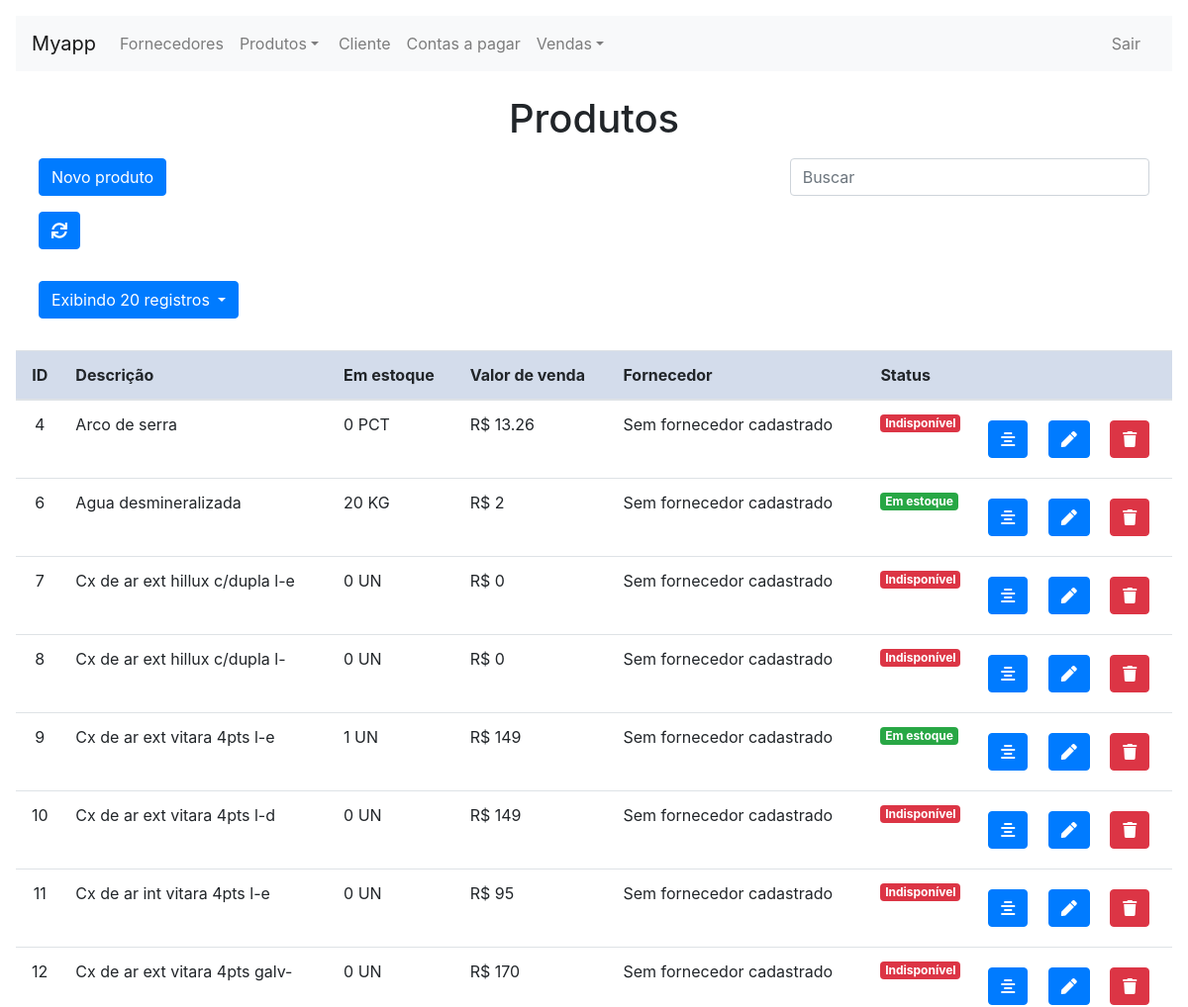
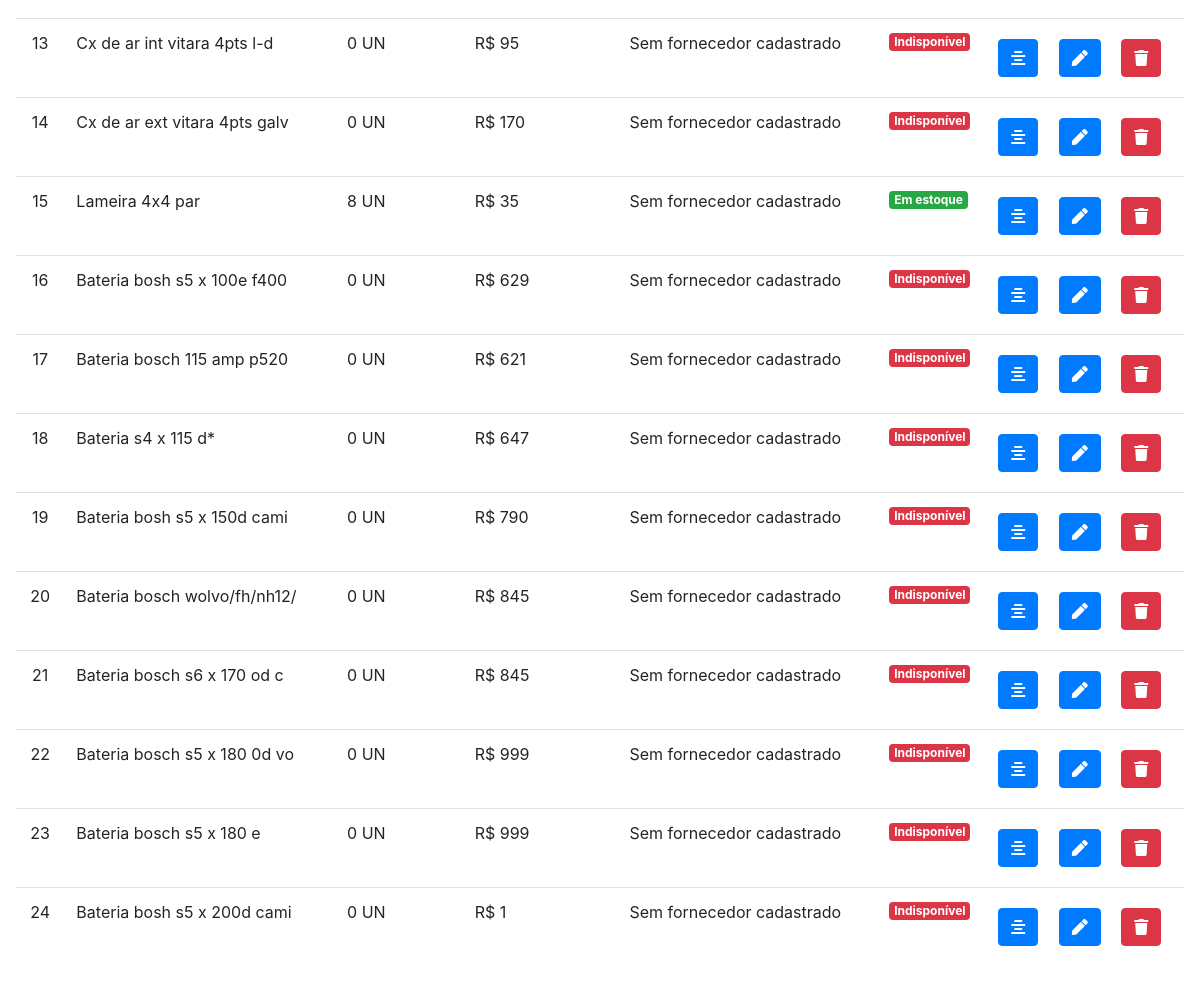
The page /product.php on the database its author committed (2 pictures, top to bottom).
### tables this page shows
CREATE TABLE `product` (
  `ID` int(11) NOT NULL,
  `DESCRIPTION` text NOT NULL,
  `QUANTITY` varchar(255) NOT NULL,
  `LOW_STOCK` varchar(255) NOT NULL,
  `FK_ID_UNITY` int(11) NOT NULL,
  `MEASURE` varchar(255) NOT NULL,
  `COST` varchar(255) NOT NULL,
  `SALE_VALUE` varchar(255) DEFAULT NULL,
  `ON_DEMAND` tinyint(1) NOT NULL,
  `FK_ID_PROVIDER` int(11) NOT NULL,
  `OBSERVATION` text DEFAULT NULL,
  `CREATED_BY` int(11) NOT NULL,
  `CREATED_ON` datetime NOT NULL DEFAULT current_timestamp(),
  `MODIFIED_BY` int(11) DEFAULT NULL,
  `MODIFIED_ON` datetime DEFAULT NULL
);

CREATE TABLE `unity` (
  `ID` int(11) NOT NULL,
  `NAME` varchar(255) NOT NULL,
  `ABREVIATION` varchar(255) NOT NULL,
  `ACTIVE` int(11) NOT NULL,
  `CREATED_BY` int(11) NOT NULL,
  `CREATED_ON` datetime NOT NULL DEFAULT current_timestamp(),
  `MODIFIED_BY` int(11) DEFAULT NULL,
  `MODIFIED_ON` datetime DEFAULT NULL
);

CREATE TABLE `provider` (
  `ID` int(11) NOT NULL,
  `TYPE` varchar(25) NOT NULL,
  `NAME` varchar(255) NOT NULL,
  `PHONE` varchar(255) NOT NULL,
  `MAIL` varchar(255) DEFAULT NULL,
  `CPF_CNPJ` varchar(255) NOT NULL,
  `ZIPCODE` varchar(8) NOT NULL,
  `STREET` varchar(255) NOT NULL,
  `NUMBER` int(11) NOT NULL,
  `NEIGHBORHOOD` varchar(255) NOT NULL,
  `CITY_STATE` varchar(255) NOT NULL,
  `ACTIVE` int(11) NOT NULL,
  `CREATED_BY` int(11) NOT NULL,
  `CREATED_ON` datetime NOT NULL DEFAULT current_timestamp(),
  `MODIFIED_BY` int(11) DEFAULT NULL,
  `MODIFIED_ON` datetime DEFAULT NULL
);

### assist/classes/mProduct.php (called while the page is built, shortened)
<?php
class mProduct extends mConnection {
    public function getProducts($limit = 20) {
        if($limit == 0){
            $sql_limit = "";
        } else {
            $sql_limit = " LIMIT " . $limit;
        }
        $sql = "SELECT * FROM PRODUCT" . $sql_limit;
        $con = $this->Connect();
        $stmt = $con->query($sql);
        return $stmt->fetchAll(PDO::FETCH_ASSOC);
    }
    public function getProviderName($ID) {
        $sql = "SELECT NAME FROM PROVIDER WHERE ID = :ID";
        $con = $this->Connect();
        $stmt = $con->prepare($sql);
        $stmt->bindParam(":ID", $ID, PDO::PARAM_INT);
        $stmt->execute();
        return $stmt->fetch(PDO::FETCH_ASSOC)['NAME'] ?? 'Fornecedor não encontrado';
    }
    public function getAbrevMeasure($ID) {
        $sql = "SELECT ABREVIATION FROM UNITY WHERE ID = :ID";
        $con = $this->Connect();
        $stmt = $con->prepare($sql);
        $stmt->bindParam(":ID", $ID, PDO::PARAM_INT);
        $stmt->execute();
        return $stmt->fetch(PDO::FETCH_ASSOC)['ABREVIATION'];
    }
}

### product.php (the view, shortened to what this page needs)
<?php
require_once('assist/classes/mProduct.php');
$mProduct = new mProduct();
if(isset($_POST['limitSelect'])){
    $limit = $_POST['limitSelect'];
    if($limit == 0){
        $_SESSION['limitSelected'] = "todos os";
    } else{
        $_SESSION['limitSelected'] = $limit;
    }
    $products = $mProduct->getProducts($limit);
} else{
    $products = $mProduct->getProducts();
}
?>
<!DOCTYPE html>
<html lang="pt-br">
    <head>
        <?php require_once('components/script.php'); ?>
        <link rel="stylesheet" href="css/button.css"/>
    </head>
    <body>
        <?php require_once('./components/navbar.php'); ?>
        <br>
    <center><h1>Produtos</h1></center>
    <div class="form-group input-group col-md-12">
        <div class="col-md-2">
            <div class="row">
                <button type="button" class="btn btn-primary btn-row" data-toggle="modal" data-target="#newProduct">
                    Novo produto
                </button>
                <form action="product.php" method="post">
                    <button type="submit" class="btn btn-primary btn-row" name="refreshProductList">
                        <i class="fas fa-sync"></i>
                    </button>
                </form>
            </div>
        </div>
        <div class="col-md-6"></div>
        <div class="col-md-4">
            <div class="row">
                <input name="consulta" id="txt_consulta" placeholder="Buscar" type="text" class="form-control input-row">
            </div>
        </div>
    </div>
    <div class="col-md-12">
        <div class="col-md-3" id="limit-dropdown-button">
            <div class="row">
                <div class="dropdown">
                    <button class="btn btn-primary dropdown-toggle btn-row" type="button" id="limitSelect" data-toggle="dropdown" aria-haspopup="true" aria-expanded="false">
                        Exibindo <?= $_SESSION['limitSelected'] ?> registros
                    </button>
                </div>
            </div>
        </div>
    </div>
    <br>
    <table id="tabela" class="table table-hover table-responsive-xl">
        <thead>
            <tr>
                <th scope="col"><center>ID</center></th>
    <th scope="col">Descrição</th>
    <th scope="col">Em estoque</th>
    <th scope="col">Valor de venda</th>
    <th scope="col">Fornecedor</th>
    <th scope="col">Status</th>
    <th scope="col"></th>
</tr>
</thead>
<tbody>
    <?php foreach ($products as $p) { ?>
        <tr>
            <td><center><?= $p['ID'] ?></center></td>
    <td><?= $p['DESCRIPTION'] ?></td>
    <td><?= $p['QUANTITY'] . ' ' . $mProduct->getAbrevMeasure($p['FK_ID_UNITY']) ?> </td>
    <td>R$ <?= $p['SALE_VALUE'] ?></td>
    <td><?= $mProduct->getProviderName($p['FK_ID_PROVIDER']) ?></td>
    <?php if ($p['QUANTITY'] > $p['LOW_STOCK']) { ?>
        <td><h6><span class="badge badge-success">Em estoque</span></h6></td>
    <?php } else if ($p['QUANTITY'] <= $p['LOW_STOCK'] && $p['QUANTITY'] != 0) { ?>
        <td><h6><span class="badge badge-warning">Estoque baixo</span></h6></td>
    <?php } else if ($p['QUANTITY'] <= 0) { ?>
        <td><h6><span class="badge badge-danger">Indisponível</span></h6></td>
    <?php } ?>
    <td>
        <div class="row">
            <div>
                <button type="button" class="btn btn-primary btn-row" data-toggle="modal" data-target="#infoProduct" title="Detalhes do produto" onclick="productInfo(<?= $p['ID'] ?>)" >
                    <i class="fas fa-align-center"></i>
                </button>
                <button type="button" class="btn btn-primary btn-row" data-toggle="modal" data-target="#editProduct" title="Editar produto" onclick="productEdit(<?= $p['ID'] ?>)" >
                    <i class="fas fa-pen"></i>
                </button>
                <button type="button" class="btn btn-danger btn-row" data-toggle="modal" data-target="#deleteProduct" title="Excluir produto" onclick="productDelete(<?= $p['ID'] ?>)">
                    <i class="fas fa-trash"></i>
                </button>
            </div>
        </div>
    </td>
    </tr>
<?php } ?>
</tbody>
</table>
</body>
</html>

### css/body.css (style rules this page uses)
body { margin: 16px }

### css/input.css (style rules this page uses)
.input-row { margin: 8px; }

### css/button.css (style rules this page uses)
.btn-row { margin: 8px; }

### rows shown on the page
product: ID "4", DESCRIPTION "Arco de serra", QUANTITY "0", FK_ID_UNITY.ABREVIATION "PCT", SALE_VALUE "13.26", FK_ID_PROVIDER.NAME "Sem fornecedor cadastrado", LOW_STOCK "Indisponível"
product: ID "6", DESCRIPTION "Agua desmineralizada", QUANTITY "20", FK_ID_UNITY.ABREVIATION "KG", SALE_VALUE "2", FK_ID_PROVIDER.NAME "Sem fornecedor cadastrado", LOW_STOCK "Em estoque"
product: ID "7", DESCRIPTION "Cx de ar ext hillux c/dupla l-e", QUANTITY "0", FK_ID_UNITY.ABREVIATION "UN", SALE_VALUE "0", FK_ID_PROVIDER.NAME "Sem fornecedor cadastrado", LOW_STOCK "Indisponível"
product: ID "8", DESCRIPTION "Cx de ar ext hillux c/dupla l-", QUANTITY "0", FK_ID_UNITY.ABREVIATION "UN", SALE_VALUE "0", FK_ID_PROVIDER.NAME "Sem fornecedor cadastrado", LOW_STOCK "Indisponível"
product: ID "9", DESCRIPTION "Cx de ar ext vitara 4pts l-e", QUANTITY "1", FK_ID_UNITY.ABREVIATION "UN", SALE_VALUE "149", FK_ID_PROVIDER.NAME "Sem fornecedor cadastrado", LOW_STOCK "Em estoque"
product: ID "10", DESCRIPTION "Cx de ar ext vitara 4pts l-d", QUANTITY "0", FK_ID_UNITY.ABREVIATION "UN", SALE_VALUE "149", FK_ID_PROVIDER.NAME "Sem fornecedor cadastrado", LOW_STOCK "Indisponível"
product: ID "11", DESCRIPTION "Cx de ar int vitara 4pts l-e", QUANTITY "0", FK_ID_UNITY.ABREVIATION "UN", SALE_VALUE "95", FK_ID_PROVIDER.NAME "Sem fornecedor cadastrado", LOW_STOCK "Indisponível"
product: ID "12", DESCRIPTION "Cx de ar ext vitara 4pts galv-", QUANTITY "0", FK_ID_UNITY.ABREVIATION "UN", SALE_VALUE "170", FK_ID_PROVIDER.NAME "Sem fornecedor cadastrado", LOW_STOCK "Indisponível"
product: ID "13", DESCRIPTION "Cx de ar int vitara 4pts l-d", QUANTITY "0", FK_ID_UNITY.ABREVIATION "UN", SALE_VALUE "95", FK_ID_PROVIDER.NAME "Sem fornecedor cadastrado", LOW_STOCK "Indisponível"
product: ID "14", DESCRIPTION "Cx de ar ext vitara 4pts galv", QUANTITY "0", FK_ID_UNITY.ABREVIATION "UN", SALE_VALUE "170", FK_ID_PROVIDER.NAME "Sem fornecedor cadastrado", LOW_STOCK "Indisponível"
product: ID "15", DESCRIPTION "Lameira 4x4 par", QUANTITY "8", FK_ID_UNITY.ABREVIATION "UN", SALE_VALUE "35", FK_ID_PROVIDER.NAME "Sem fornecedor cadastrado", LOW_STOCK "Em estoque"
product: ID "16", DESCRIPTION "Bateria bosh s5 x 100e f400", QUANTITY "0", FK_ID_UNITY.ABREVIATION "UN", SALE_VALUE "629", FK_ID_PROVIDER.NAME "Sem fornecedor cadastrado", LOW_STOCK "Indisponível"
product: ID "17", DESCRIPTION "Bateria bosch 115 amp p520", QUANTITY "0", FK_ID_UNITY.ABREVIATION "UN", SALE_VALUE "621", FK_ID_PROVIDER.NAME "Sem fornecedor cadastrado", LOW_STOCK "Indisponível"
product: ID "18", DESCRIPTION "Bateria s4 x 115 d*", QUANTITY "0", FK_ID_UNITY.ABREVIATION "UN", SALE_VALUE "647", FK_ID_PROVIDER.NAME "Sem fornecedor cadastrado", LOW_STOCK "Indisponível"
product: ID "19", DESCRIPTION "Bateria bosh s5 x 150d cami", QUANTITY "0", FK_ID_UNITY.ABREVIATION "UN", SALE_VALUE "790", FK_ID_PROVIDER.NAME "Sem fornecedor cadastrado", LOW_STOCK "Indisponível"
product: ID "20", DESCRIPTION "Bateria bosch wolvo/fh/nh12/", QUANTITY "0", FK_ID_UNITY.ABREVIATION "UN", SALE_VALUE "845", FK_ID_PROVIDER.NAME "Sem fornecedor cadastrado", LOW_STOCK "Indisponível"
product: ID "21", DESCRIPTION "Bateria bosch s6 x 170 od c", QUANTITY "0", FK_ID_UNITY.ABREVIATION "UN", SALE_VALUE "845", FK_ID_PROVIDER.NAME "Sem fornecedor cadastrado", LOW_STOCK "Indisponível"
product: ID "22", DESCRIPTION "Bateria bosch s5 x 180 0d vo", QUANTITY "0", FK_ID_UNITY.ABREVIATION "UN", SALE_VALUE "999", FK_ID_PROVIDER.NAME "Sem fornecedor cadastrado", LOW_STOCK "Indisponível"
product: ID "23", DESCRIPTION "Bateria bosch s5 x 180 e", QUANTITY "0", FK_ID_UNITY.ABREVIATION "UN", SALE_VALUE "999", FK_ID_PROVIDER.NAME "Sem fornecedor cadastrado", LOW_STOCK "Indisponível"
product: ID "24", DESCRIPTION "Bateria bosh s5 x 200d cami", QUANTITY "0", FK_ID_UNITY.ABREVIATION "UN", SALE_VALUE "1", FK_ID_PROVIDER.NAME "Sem fornecedor cadastrado", LOW_STOCK "Indisponível"

### other values the page prints
$_SESSION['app_title'] "Myapp"
$_SESSION['limitSelected'] "20"
